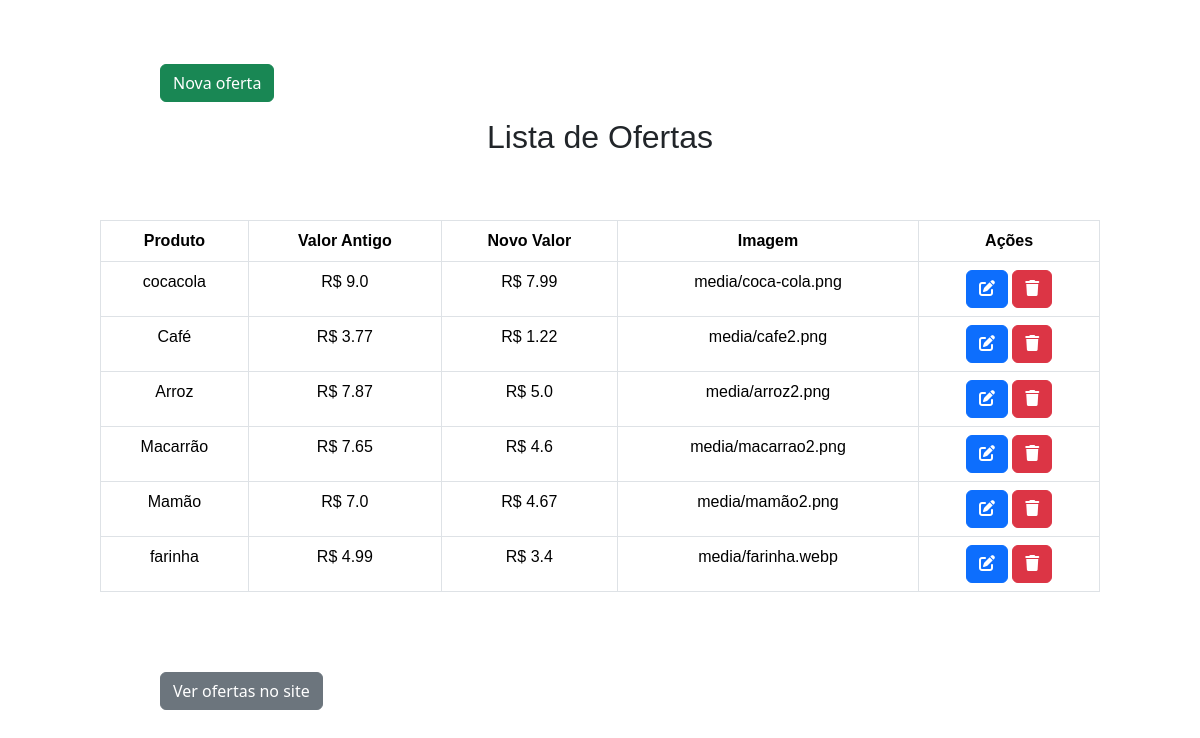
The page /ofertas/admin/ on the database its author committed.
### ofertas/models.py (models this page shows)
class Oferta(models.Model):
    nome_produto = models.CharField(max_length=100)
    valor_antigo = models.FloatField()
    novo_valor = models.FloatField()
    imagem = models.ImageField(upload_to='media')

### ofertas/views.py (the view)
# urls.py: path('ofertas/admin/', views.ofertas_admin, name='ofertas_admin'),
def ofertas_admin(request):
    ofertas = Oferta.objects.all()
    num_ofertas = Oferta.objects.count()
    context = {'ofertas': ofertas, 'num_ofertas': num_ofertas}
    return render(request, 'ofertas/pages/ofertas_admin.html', context)

### ofertas/templates/ofertas/pages/ofertas_admin.html
{% include 'ofertas/partials/head.html' %}
<a href="{% url 'ofertas_criar' %}" class="btn btn-success mb-3 button_admin">Nova oferta</a>
<body>
    <h2 class="h2_admin">Lista de Ofertas</h2>
    <div class="main-content-admin">
        <table class=" table table-bordered">
            <thead>
                <tr>
                    <th>Produto</th>
                    <th>Valor Antigo</th>
                    <th>Novo Valor</th>
                    <th>Imagem</th>
                    <th>Ações</th>
                </tr>
            </thead>
            <tbody>
                {% for oferta in ofertas %}
                <tr>
                    <td>{{oferta.nome_produto}}</td>
                    <td>R$ {{oferta.valor_antigo}}</td>
                    <td>R$ {{oferta.novo_valor}}</td>
                    <td>{{oferta.imagem}}</td>
                    <td>
                        <a href="{% url 'ofertas_editar' id=oferta.id %}" class="btn btn-primary btm-sm"><i class="fa-solid fa-pen-to-square"></i></a>
                        <a href="{% url 'ofertas_remover' id=oferta.id %}" class="btn btn-danger btm-sm"><i class="fa-solid fa-trash"></i></a>
                    </td>
                </tr>
                {% endfor %}
            </tbody>
        </table>
    </div>
    <a href="{% url 'ofertas' %}" class="btn btn-secondary mb-3 button_admin">Ver ofertas no site</a>
</body>

### ofertas/static/ofertas/css/style-main.css (style rules this page uses)
:root { --color-background: #FB530B; --color-links: #151414; --color-box: rgb(36, 35, 35); --color-backbot: rgba(16, 15, 16, 0.96); --color-hedlateral: #f4f1f1; --color-black: black; --color-font: #f5f5f5; --color-info-light: #cce5ff; --color-debug-light: #cce5ff; --color-success-light: #d4edda; --color-alert-light: #fff3cd; --color-warning-light: #fff3cd; --color-error-light: #f8d7da; --color-dark-text: #444; --color-info-dark: #4d86c4; --color-debug-dark: #4d86c4; --color-success-dark: #4a9c5d; --color-alert-dark: #927f40; --color-warning-dark: #927f40; --color-error-dark: #da525d; --color-gray-0: #f9f9f9; --color-gray-1: #e0e0e0; --color-gray-2: #c7c7c7; --color-gray-3: #aeaeae; --color-gray-4: #959595; --color-gray-5: #7d7d7d; --color-gray-6: #646464; --color-gray-7: #4b4b4b; --color-gray-8: #323232; --color-gray-9: #191919; --color-index: rgba(40, 168, 185, 0.055); --spacing-gutter-medium: 3rem; --spacing-gutter-large: 4rem; }
* { font-family: Arial, Helvetica, sans-serif; margin: 0; padding: 0; box-sizing: border-box; }

### ofertas/static/ofertas/css/style-header.css (style rules this page uses)
:root { --color-background: #FB530B; --color-links: #151414; --color-box: rgb(36, 35, 35); --color-backbot: rgba(16, 15, 16, 0.96); --color-hedlateral: #f4f1f1; --color-black: black; --color-font: #f5f5f5; }
* { font-family: Arial, Helvetica, sans-serif; margin: 0; padding: 0; box-sizing: border-box; }

### ofertas/static/ofertas/css/style-footer.css (style rules this page uses)
:root { --color-background: #FB530B; --color-links: #151414; --color-box: rgb(36, 35, 35); --color-backbot: rgba(16, 15, 16, 0.96); --color-hedlateral: #f4f1f1; --color-black: black; --color-font: #f5f5f5; }
* { font-family: Arial, Helvetica, sans-serif; margin: 0; padding: 0; box-sizing: border-box; }

### ofertas/static/ofertas/css/style-trabalheconosco.css (style rules this page uses)
:root { --color-background: #FB530B; --color-links: #151414; --color-box: rgb(36, 35, 35); --color-backbot: rgba(16, 15, 16, 0.96); --color-hedlateral: #f4f1f1; --color-black: black; --color-font: #f5f5f5; }
* { font-family: Arial, Helvetica, sans-serif; margin: 0; padding: 0; box-sizing: border-box; }

### ofertas/static/ofertas/css/style-ofertas.css (style rules this page uses)
:root { --color-background: #FB530B; --color-links: #151414; --color-box: rgb(36, 35, 35); --color-backbot: rgba(16, 15, 16, 0.96); --color-hedlateral: #f4f1f1; --color-black: black; --color-font: #f5f5f5; }
* { font-family: Arial, Helvetica, sans-serif; margin: 0; padding: 0; box-sizing: border-box; }
.h2_admin { margin: 0 0 4rem 0; text-align: center; }
.main-content-admin { max-width: 1000px; margin: 0 auto; }
td, th { text-align: center; }
.button_admin { margin: 4rem 0 0 10rem; }

### ofertas/static/ofertas/css/style-contato.css (style rules this page uses)
:root { --color-background: #FB530B; --color-links: #151414; --color-box: rgb(36, 35, 35); --color-backbot: rgba(16, 15, 16, 0.96); --color-hedlateral: #f4f1f1; --color-black: black; --color-font: #f5f5f5; }
* { font-family: Arial, Helvetica, sans-serif; margin: 0; padding: 0; box-sizing: border-box; }

### rows shown on the page
Oferta: nome_produto "cocacola", valor_antigo "9.0", novo_valor "7.99", imagem "media/coca-cola.png"
Oferta: nome_produto "Café", valor_antigo "3.77", novo_valor "1.22", imagem "media/cafe2.png"
Oferta: nome_produto "Arroz", valor_antigo "7.87", novo_valor "5.0", imagem "media/arroz2.png"
Oferta: nome_produto "Macarrão", valor_antigo "7.65", novo_valor "4.6", imagem "media/macarrao2.png"
Oferta: nome_produto "Mamão", valor_antigo "7.0", novo_valor "4.67", imagem "media/mamão2.png"
Oferta: nome_produto "farinha", valor_antigo "4.99", novo_valor "3.4", imagem "media/farinha.webp"
